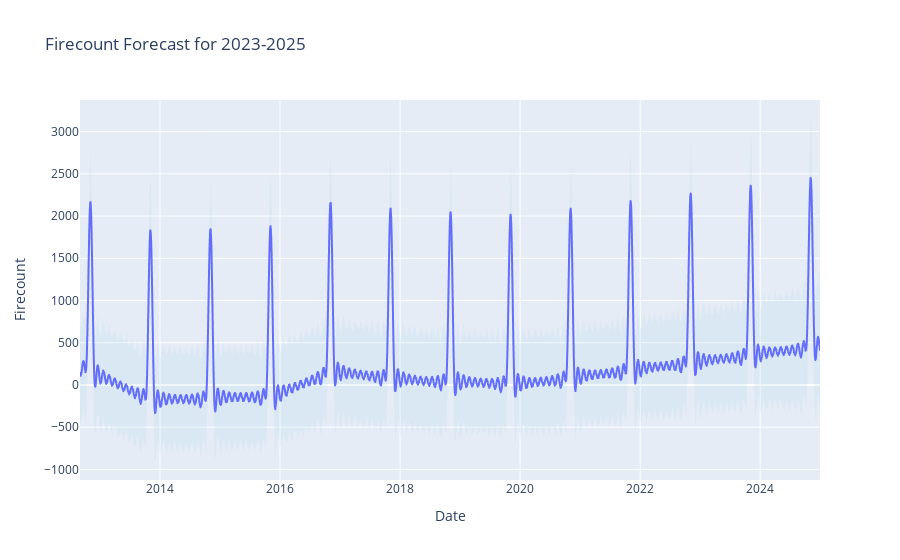

Source (notebook cell):
### Code cell
import pandas as pd
from prophet import Prophet
import plotly.express as px
from sklearn.metrics import mean_absolute_error, mean_squared_error

# Set Pandas options to display all rows and columns in DataFrame outputs
pd.set_option('display.max_rows', None)  # Show all rows
pd.set_option('display.max_columns', None)  # Show all columns
pd.set_option('display.max_colwidth', None)  # Show full column width

# Load and preprocess your dataset as before
data = pd.read_csv('STN1.csv')
data['DATE'] = pd.to_datetime(data['DATE'], format='%d-%m-%Y')
full_date_range = pd.date_range(start=data['DATE'].min(), end=data['DATE'].max(), freq='D')
data_full = data.set_index('DATE').reindex(full_date_range).rename_axis('DATE').reset_index()
data_full['FIRECOUNT'] = data_full['FIRECOUNT'].interpolate(method='linear')

# Prepare data for Prophet
prophet_data = data_full.rename(columns={'DATE': 'ds', 'FIRECOUNT': 'y'})[['ds', 'y']]

# Initialize and fit the Prophet model
model = Prophet()
model.fit(prophet_data)

# Create future dates and make predictions for the next 3 years
future = model.make_future_dataframe(periods=365 * 3)
forecast = model.predict(future)

# Prepare forecast data for Plotly Express
forecast_plot_data = forecast[['ds', 'yhat', 'yhat_lower', 'yhat_upper']]
forecast_plot_data = forecast_plot_data.rename(columns={'ds': 'Date', 'yhat': 'Predicted_Firecount', 
                                                        'yhat_lower': 'Lower_CI', 'yhat_upper': 'Upper_CI'})

# Plotting with Plotly Express
fig = px.line(forecast_plot_data, x='Date', y='Predicted_Firecount', 
              title="Firecount Forecast for 2023-2025",
              labels={'Predicted_Firecount': 'Firecount'})

# Add confidence intervals as shaded regions
fig.add_scatter(x=forecast_plot_data['Date'], y=forecast_plot_data['Upper_CI'], 
                mode='lines', line=dict(width=0), showlegend=False)
fig.add_scatter(x=forecast_plot_data['Date'], y=forecast_plot_data['Lower_CI'], 
                mode='lines', fill='tonexty', line=dict(width=0), 
                fillcolor='rgba(173,216,230,0.2)', showlegend=False)

# Display forecasted values as text annotations
fig.update_traces(text=forecast_plot_data['Predicted_Firecount'].round(2), textposition="top right")

# Show the plot
fig.show()

# Calculate and display accuracy metrics for the available historical data
actual = prophet_data['y']
predicted = forecast.loc[:len(actual)-1, 'yhat']  # Match the length of the actual data

mae = mean_absolute_error(actual, predicted)
mse = mean_squared_error(actual, predicted)
rmse = mse ** 0.5

# Print actual vs. predicted sample and accuracy
#print("Sample of Actual vs. Predicted Values:")
#print(pd.DataFrame({'Date': prophet_data['ds'],  # Full output of all dates
#                    'Actual Firecount': actual,
#                    'Predicted Firecount': predicted}))

print(f"\nAccuracy Metrics:")
print(f"Mean Absolute Error (MAE): {mae}")
print(f"Root Mean Squared Error (RMSE): {rmse}")

# Reset options after use if needed
#pd.reset_option('display.max_rows')
#pd.reset_option('display.max_columns')
#pd.reset_option('display.max_colwidth')

### Figure 1 — Plotly figure (JSON) as saved in the notebook; plotly's stock layout.template omitted (floating-point values rounded to 4 significant figures; data arrays with more than 128 entries replaced by an {"elided": "..."} marker saying what was removed)
{"data": [{"hovertemplate": "Date=%{x}<br>Firecount=%{y}<extra></extra>", "legendgroup": "", "line": {"color": "#636efa", "dash": "solid"}, "marker": {"symbol": "circle"}, "mode": "lines", "name": "", "showlegend": false, "text": {"elided": "4504 float values"}, "textposition": "top right", "type": "scattergl", "x": {"elided": "4504 str values"}, "xaxis": "x", "y": {"elided": "4504 float values"}, "yaxis": "y"}, {"line": {"width": 0}, "mode": "lines", "showlegend": false, "text": {"elided": "4504 float values"}, "textposition": "top right", "type": "scatter", "x": {"elided": "4504 str values"}, "y": {"elided": "4504 float values"}}, {"fill": "tonexty", "fillcolor": "rgba(173,216,230,0.2)", "line": {"width": 0}, "mode": "lines", "showlegend": false, "text": {"elided": "4504 float values"}, "textposition": "top right", "type": "scatter", "x": {"elided": "4504 str values"}, "y": {"elided": "4504 float values"}}], "layout": {"legend": {"tracegroupgap": 0}, "title": {"text": "Firecount Forecast for 2023-2025"}, "xaxis": {"anchor": "y", "domain": [0, 1], "title": {"text": "Date"}}, "yaxis": {"anchor": "x", "domain": [0, 1], "title": {"text": "Firecount"}}}}
